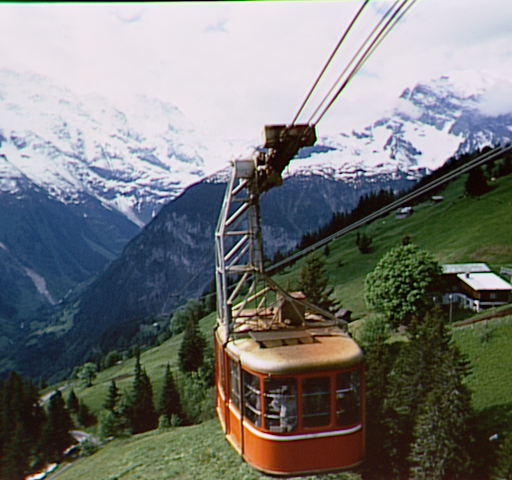
#> input picture Multimedia/tp2_images_convolution/cablecar.bmp, 512 x 480 px
$ jupyter execute tp2.ipynb   (older library calls are emulated)
#> lines starting #> are read from the running program, lines starting #| are printed output that depends on the picture
## Convolution
It's about converting the image into another image using a kernel matrix , $ output = function (kernel , input)$
It's used to apply filters on images
**Note  :**
to preserve  image shape , we first apply padding

[cell 1]
import cv2
import numpy as np
import matplotlib.pyplot as plt

Kernels = {"edge" : np.array([[-1, -1 , -1] , [-1 , 8 , -1] , [-1 , -1 , -1]]) ,
           "sharp" : np.array([[0 ,-1 , 0],[-1 , 5, -1],[ 0, -1, 0]]),
           "sobel_vertical" : np.array([[-1, 0, 1],[-2, 0, 2],[-1, 0, 1]]) ,
           "idk" : np.array([[-2 , -1 , 0] , [-1 , 1 , 1] , [0, 1, 2]]) ,
           "gaussian_blur" : np.array([[1 , 2 , 1] , [2 , 4 , 2] , [1 , 2 , 1]])*(1/16),
           "blur" : np.ones(shape=(5,5))*(1/16)}

### cv2 filter2D conv
Built-in function to apply convulution

[cell 2]
gray_img =cv2.imread("cablecar.bmp" , cv2.IMREAD_GRAYSCALE)
#> gray_img: shape (480, 512); min 0, max 253, mean 119.1
img_conv = cv2.filter2D(src=gray_img, ddepth= cv2.CV_64F, kernel=Kernels["edge"])
print(img_conv.shape ,gray_img.shape)
#| (480, 512) (480, 512)
cv2.imshow(" filter cv2",img_conv)
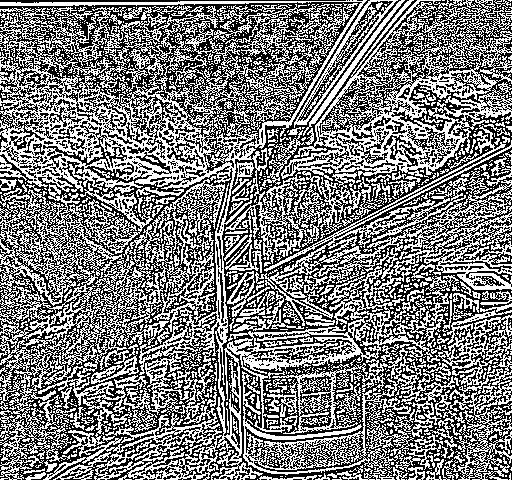
#> window ' filter cv2': shape (480, 512); 48.8% white in thin lines or dots
cv2.waitKey(0)
cv2.destroyAllWindows()
plt.figure(figsize=(6, 6))

plt.imshow( np.uint64(img_conv ), cmap = "gray" , )

### applying padding incase of 3 * 3 kernel
new height = old height + ( kernel_height - 1 / 2 )
if you dont use padded image , result will have H -2 and W - 2 as shape

[cell 3]
def padding(image , kernel):
    p = int(kernel.shape[0]/2)
#> p = 1
    pad_img = np.zeros((image.shape[0]+2*p, image.shape[1]+2*p))
    pad_img[p:-p, p:-p] = image
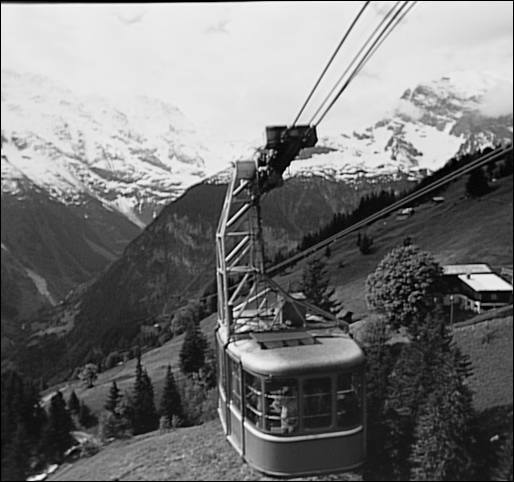
#> pad_img: shape (482, 514) float64; min 0, max 253, mean 118.1
    return pad_img


def convolution(pad_img, kernel):
    p = int(kernel.shape[0]/2)
#> p = 1
    pheight, pwidth = pad_img.shape
#> pheight = 482; pwidth = 514
    img_conv = np.zeros(pad_img.shape)
    for i in range(p, pheight-p):
        for j in range(p, pwidth-p):
            roi = pad_img[i-p:i+p+1, j-p:j+p+1]
            img_conv[i, j] = np.sum(kernel * roi)
#> img_conv: shape (482, 514) float64
    img_conv = img_conv[p:-p, p:-p]
#> img_conv: shape (480, 512) float64
    return img_conv

img_convx = convolution(padding(gray_img , Kernels["edge"])  , Kernels["edge"])
print(img_convx.shape)
#| (480, 512)
print(gray_img.shape)
#| (480, 512)


cv2.imshow("our function conv" , img_convx)
cv2.waitKey(0)
cv2.destroyAllWindows()


plt.figure(figsize=(6,6))
plt.title("convoltion function " )
plt.imshow(img_convx, cmap="gray")
plt.show()

[cell 4]
img_convx = convolution(padding(gray_img , Kernels["edge"]) , Kernels["edge"])
print(img_convx.shape ,gray_img.shape)
#| (480, 512) (480, 512)
cv2.imshow("conv cv2",img_convx)
cv2.waitKey(0)
cv2.destroyAllWindows()

### Exo 3 :
- resize image to clozest size that is divisible par 4 , pour avoir 16 square blocks de la meme dimension
- appliquer un decoupage logique sur l'image (manipulation d'indice seulement)
- dans une boucle chaque bloc fait sa convolution
- on aura a la fin toute l'image convuled

[cell 5]
def my_resize(image):
    height , width =image.shape[:2]
    newheight = height - (height % 4)
    newwidth = width - (width % 4)
    return cv2.resize(image , (newwidth , newheight))


def conv_par_bloc(image , kernel):
    resized = my_resize(image)
    division = lambda a : a/4
    bloc_height , bloc_width =  map(int ,list(map(division , resized.shape[:2])))
    result = np.empty_like(resized)


    for row in range(4):
        rowstart = row * bloc_height
        rowend = rowstart + (bloc_height - 1)

        for col in range(4):
            colstart = bloc_width * col
            colend = colstart + (bloc_width - 1)
            # print([rowstart , rowend] , [colstart , colend])
            blocimage = image[rowstart : rowend+1, colstart : colend+1]
            # cv2.imshow("bloc" ,blocimage)
            # cv2.waitKey(0)
            # cv2.destroyAllWindows()
            padbloc = padding(blocimage , kernel)
            convbloc = convolution(padbloc ,kernel)
            # convbloc = cv2.filter2D(src=blocimage, ddepth= cv2.CV_64F, kernel=kernel)
            result[rowstart : rowend+1, colstart : colend+1] = convbloc
            plt.imshow(result , cmap="gray")
            # print(blocimage.shape)
    return result


image = cv2.imread("cat evil hehe.jpg" , cv2.IMREAD_GRAYSCALE)
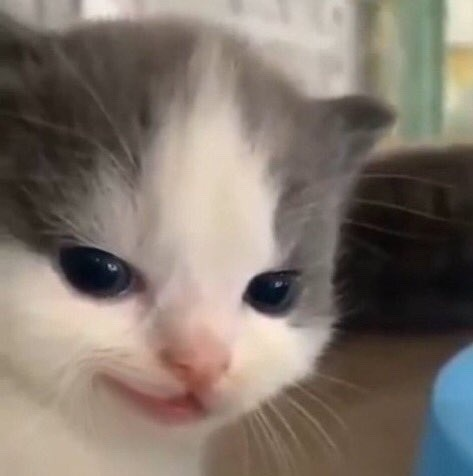
#> input picture Multimedia/tp2_images_convolution/cat evil hehe.jpg, 473 x 476 px
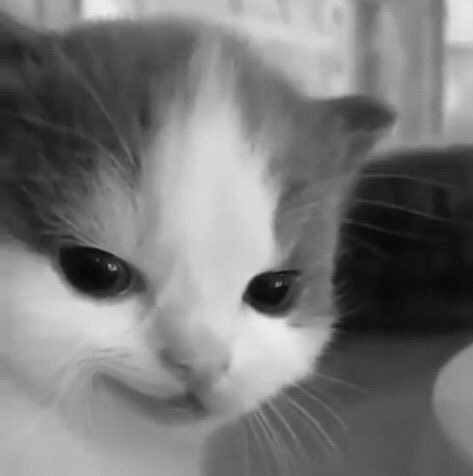
#> image: shape (476, 473); min 7, max 239, mean 119.9

cv2.imshow("lllll" , image)
cv2.waitKey(0)
cv2.destroyAllWindows()

plt.imshow(image , cmap="gray")
print(gray_img.shape)
#| (480, 512)

[cell 6]
convbloc = conv_par_bloc(image, Kernels["edge"])
#> the loop in conv_par_bloc, `for row in range(4):` made 4 passes
#> (rowstart, rowend) on passes 2 to 4: (119, 237), (238, 356), (357, 475)
#> pass 1, in convolution (call 5), `img_conv = img_conv[p:-p, p:-p]`:
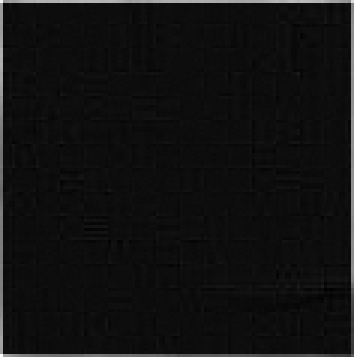
#> img_conv: shape (119, 118) float64 (shown 3 times larger); min -48, max 880, mean 14.9; drawn with min black and max white
plt.imshow(convbloc , cmap=	"gray")
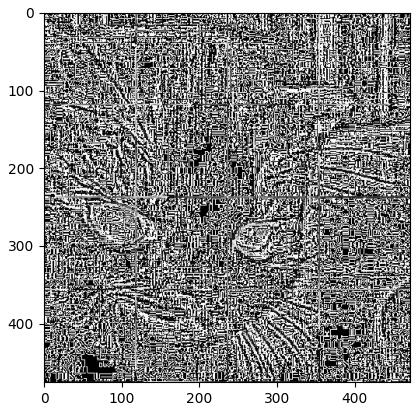
#> figure drawn by matplotlib, 1 panel

[cell 7]
convbloc = conv_par_bloc(gray_img, Kernels["edge"])
#> the loop in conv_par_bloc (call 2), `for row in range(4):` made 4 passes
#> (rowstart, rowend) on passes 2 to 4: (120, 239), (240, 359), (360, 479)
#> pass 1, in convolution (call 22), `img_conv = img_conv[p:-p, p:-p]`:
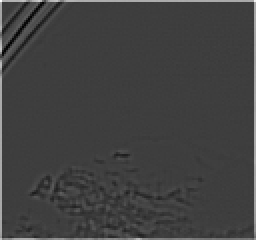
#> img_conv: shape (120, 128) float64 (shown 2 times larger); min -394, max 1220, mean 19.3; drawn with min black and max white
#> after the loop in conv_par_bloc (call 2), `for row in range(4):`:
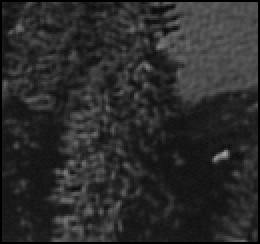
#> padbloc: shape (122, 130) float64 (shown 2 times larger); min 0, max 162, mean 42.5
#> after the loop in conv_par_bloc (call 2), `for row in range(4):`:
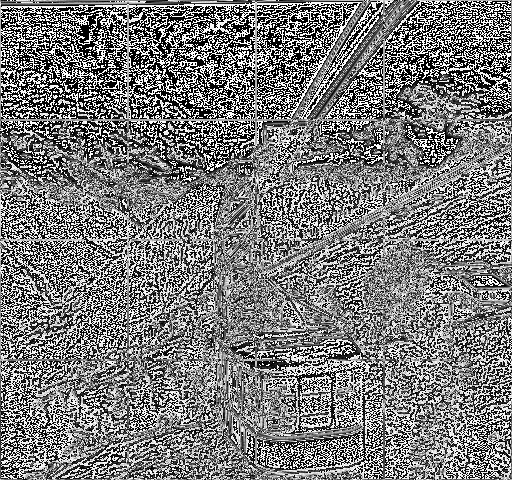
#> result: shape (480, 512); min 0, max 255, mean 123
cv2.imshow("edge filter cablcar",convbloc)
cv2.waitKey(0)
cv2.destroyAllWindows()

## convert RGB to gray
this script does convert height width channels image to HW image with gray scale from 0 to 255

[cell 8]
# Gray=0.299×R+0.587×G+0.114×B


def togray(image_name):
#> called with image_name = 'cablecar.bmp'
    image = plt.imread(image_name)
    dtype = image.dtype
    output = np.empty(shape=(image.shape[0] , image.shape[1]) , dtype=dtype)
    for row in  range(image.shape[0]) :
        for col in range(image.shape[1]) :
            output[row][col] = 0.299 * image[row][col][0] + 0.587 * image[row][col][1] + 0.114 * image[row][col][2]


    return output


img = plt.imread("cablecar.bmp")

figure, plots = plt.subplots(1, 2)
plots[0].imshow(cv2.cvtColor(img , cv2.COLOR_RGB2GRAY) , cmap="gray")
plots[0].axis('off')
plots[0].set_title('cv2 convert ')
plots[1].imshow(togray("cablecar.bmp"), cmap='gray')
plots[1].axis('off')
plots[1].set_title('my convertion')
plt.show()
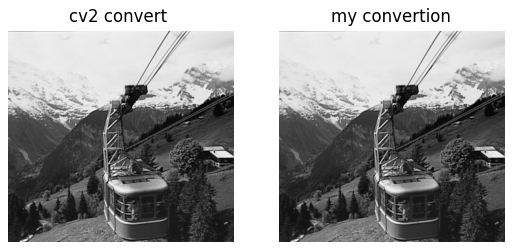
#> figure drawn by matplotlib, 2 panels
